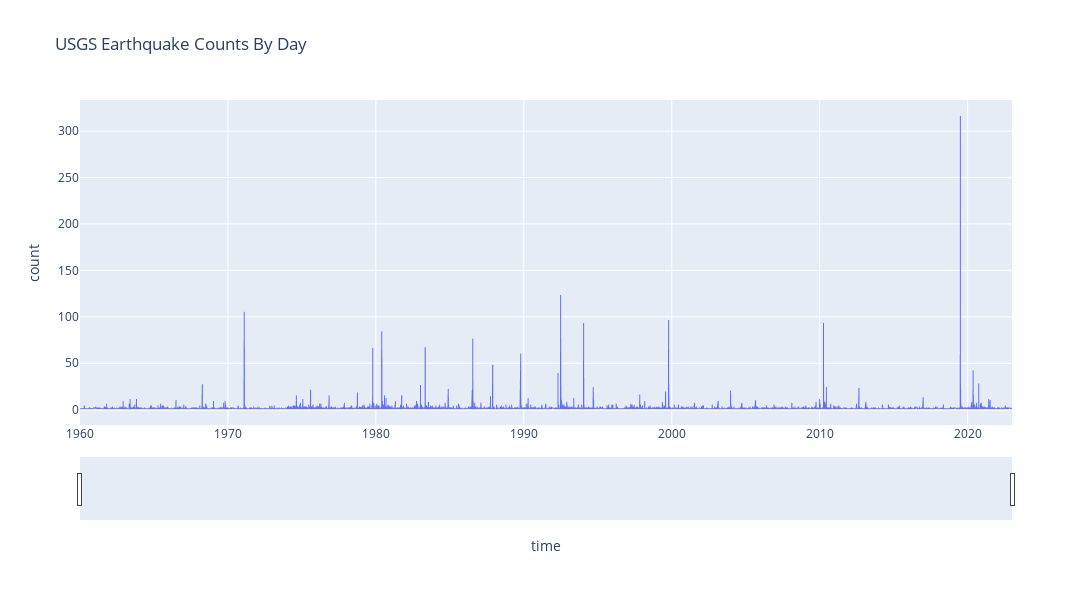

Notebook code cell kept with this figure:
### Code cell
usgs_grouped_counts.reset_index(inplace=True)
usgs_grouped_counts['time'] = usgs_grouped_counts['time'].dt.to_timestamp()

# Create a Plotly figure
fig = px.line(usgs_grouped_counts, x='time', 
              y='count', labels={'value': 'Magnitude'}, 
              title='USGS Earthquake Counts By Day')
fig.update_layout(
    width=1200,
    height=600,
)

fig.update_traces(line=dict(width=1.0))
# Add interactivity
fig.update_xaxes(rangeslider_visible=True)
fig.update_layout(dragmode='pan', hovermode='x')

# Show the interactive plot
fig.show()

### Figure 1 — Plotly figure (JSON) as saved in the notebook; plotly's stock layout.template omitted (floating-point values rounded to 4 significant figures; data arrays with more than 128 entries replaced by an {"elided": "..."} marker saying what was removed)
{"data": [{"hovertemplate": "time=%{x}<br>count=%{y}<extra></extra>", "legendgroup": "", "line": {"color": "#636efa", "dash": "solid", "width": 1}, "marker": {"symbol": "circle"}, "mode": "lines", "name": "", "showlegend": false, "type": "scattergl", "x": {"elided": "5997 str values"}, "xaxis": "x", "y": {"elided": "5997 int values"}, "yaxis": "y"}], "layout": {"dragmode": "pan", "height": 600, "hovermode": "x", "legend": {"tracegroupgap": 0}, "title": {"text": "USGS Earthquake Counts By Day"}, "width": 1200, "xaxis": {"anchor": "y", "domain": [0, 1], "rangeslider": {"visible": true}, "title": {"text": "time"}}, "yaxis": {"anchor": "x", "domain": [0, 1], "title": {"text": "count"}}}}
